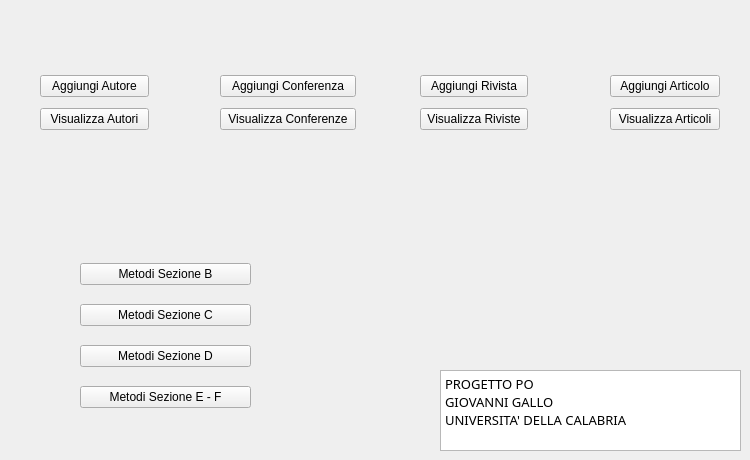
      <widget class="QWidget" name="homePage">
       <widget class="QWidget" name="layoutWidget">
        <property name="geometry">
         <rect>
          <x>40</x>
          <y>70</y>
          <width>109</width>
          <height>65</height>
         </rect>
        </property>
        <layout class="QVBoxLayout" name="verticalLayout">
         <item>
          <widget class="QPushButton" name="aggiungiAutButton">
           <property name="palette">
            <palette>
             <active>
              <colorrole role="WindowText">
               <brush brushstyle="SolidPattern">
                <color alpha="255">
                 <red>0</red>
                 <green>0</green>
                 <blue>0</blue>
                </color>
               </brush>
              </colorrole>
             </active>
             <inactive>
              <colorrole role="WindowText">
               <brush brushstyle="SolidPattern">
                <color alpha="255">
                 <red>0</red>
                 <green>0</green>
                 <blue>0</blue>
                </color>
               </brush>
              </colorrole>
             </inactive>
             <disabled>
              <colorrole role="WindowText">
               <brush brushstyle="SolidPattern">
                <color alpha="255">
                 <red>120</red>
                 <green>120</green>
                 <blue>120</blue>
                </color>
               </brush>
              </colorrole>
             </disabled>
            </palette>
           </property>
           <property name="text">
            <string>Aggiungi Autore</string>
           </property>
           <property name="flat">
            <bool>false</bool>
           </property>
          </widget>
         </item>
         <item>
          <widget class="QPushButton" name="visualizzaAutButton">
           <property name="text">
            <string>Visualizza Autori</string>
           </property>
          </widget>
         </item>
        </layout>
       </widget>
       <widget class="QWidget" name="layoutWidget">
        <property name="geometry">
         <rect>
          <x>220</x>
          <y>70</y>
          <width>136</width>
          <height>65</height>
         </rect>
        </property>
        <layout class="QVBoxLayout" name="verticalLayout_2">
         <item>
          <widget class="QPushButton" name="aggiungiConfButton">
           <property name="text">
            <string>Aggiungi Conferenza</string>
           </property>
          </widget>
         </item>
         <item>
          <widget class="QPushButton" name="visualizzaConfButton">
           <property name="text">
            <string>Visualizza Conferenze</string>
           </property>
          </widget>
         </item>
        </layout>
       </widget>
       <widget class="QWidget" name="layoutWidget">
        <property name="geometry">
         <rect>
          <x>420</x>
          <y>70</y>
          <width>108</width>
          <height>65</height>
         </rect>
        </property>
        <layout class="QVBoxLayout" name="verticalLayout_3">
         <item>
          <widget class="QPushButton" name="aggiungiRivButton">
           <property name="text">
            <string>Aggiungi Rivista</string>
           </property>
          </widget>
         </item>
         <item>
          <widget class="QPushButton" name="visualizzaRivButton">
           <property name="text">
            <string>Visualizza Riviste</string>
           </property>
          </widget>
         </item>
        </layout>
       </widget>
       <widget class="QWidget" name="layoutWidget">
        <property name="geometry">
         <rect>
          <x>610</x>
          <y>70</y>
          <width>110</width>
          <height>65</height>
         </rect>
        </property>
        <layout class="QVBoxLayout" name="verticalLayout_4">
         <item>
          <widget class="QPushButton" name="aggiungiArtButton">
           <property name="text">
            <string>Aggiungi Articolo</string>
           </property>
          </widget>
         </item>
         <item>
          <widget class="QPushButton" name="visualizzaArtButton">
           <property name="text">
            <string>Visualizza Articoli</string>
           </property>
          </widget>
         </item>
        </layout>
       </widget>
       <widget class="QWidget" name="layoutWidget">
        <property name="geometry">
         <rect>
          <x>80</x>
          <y>250</y>
          <width>171</width>
          <height>171</height>
         </rect>
        </property>
        <layout class="QVBoxLayout" name="verticalLayout_29">
         <item>
          <widget class="QPushButton" name="sezioneBButton">
           <property name="text">
            <string>Metodi Sezione B</string>
           </property>
          </widget>
         </item>
         <item>
          <widget class="QPushButton" name="sezioneCButton">
           <property name="text">
            <string>Metodi Sezione C</string>
           </property>
          </widget>
         </item>
         <item>
          <widget class="QPushButton" name="sezioneDButton">
           <property name="text">
            <string>Metodi Sezione D</string>
           </property>
          </widget>
         </item>
         <item>
          <widget class="QPushButton" name="sezioneEFButton">
           <property name="text">
            <string>Metodi Sezione E - F</string>
           </property>
          </widget>
         </item>
        </layout>
       </widget>
       <widget class="QPlainTextEdit" name="plainTextEdit">
        <property name="enabled">
         <bool>true</bool>
        </property>
        <property name="geometry">
         <rect>
          <x>440</x>
          <y>370</y>
          <width>301</width>
          <height>81</height>
         </rect>
        </property>
        <property name="font">
         <font>
          <family>Bradley Hand ITC</family>
          <pointsize>10</pointsize>
         </font>
        </property>
        <property name="plainText">
         <string>PROGETTO PO
GIOVANNI GALLO
UNIVERSITA' DELLA CALABRIA</string>
        </property>
       </widget>
      </widget>
